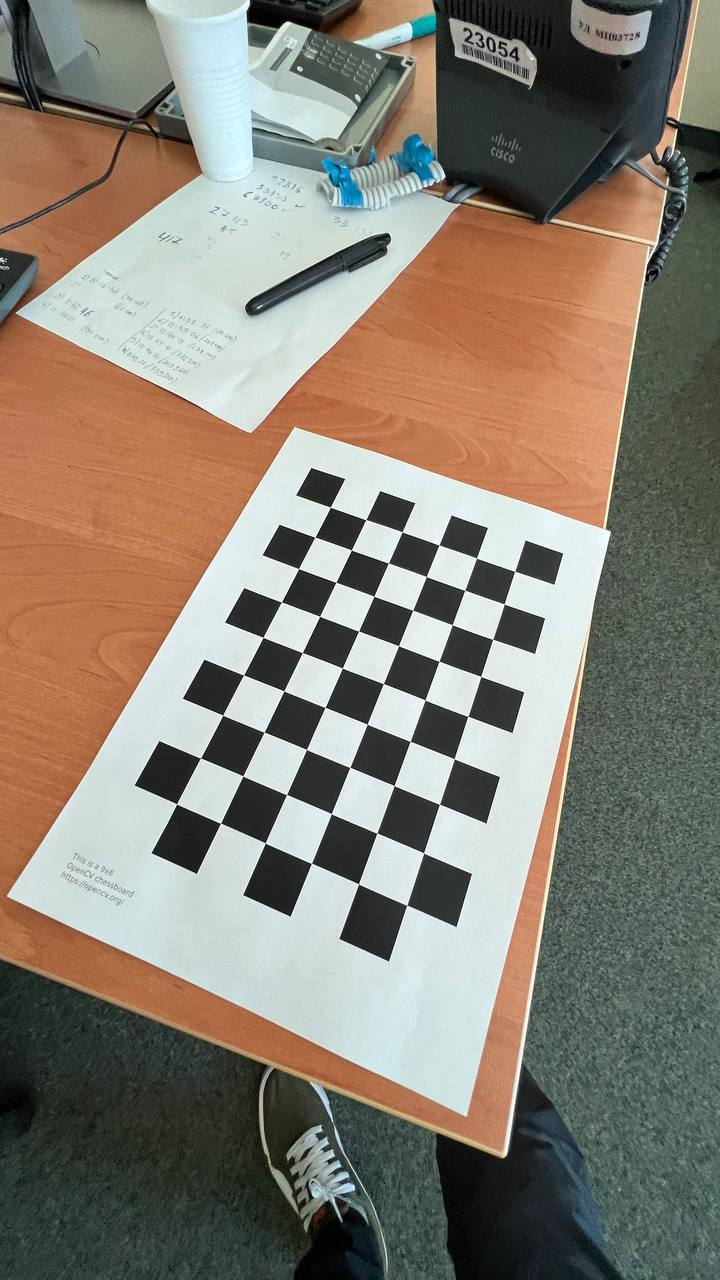
#> input picture chessboard_exmpl/dataset/photo_2022-06-07_13-09-12.jpg, 720 x 1280 px; its folder holds only this picture in this run
$ python chessboard_undistort.py
#> lines starting #> are read from the running program, lines starting #| are printed output that depends on the picture; after the words box and inside, x2 and y2 are one past the last pixel; in counts of white or black regions, pixels touching at a corner belong together
import numpy as np
import cv2
import glob

CHECKERBOARD = (6, 9)

# termination criteria
criteria = (cv2.TERM_CRITERIA_EPS + cv2.TERM_CRITERIA_MAX_ITER, 30, 0.001)

# prepare object points, like (0,0,0), (1,0,0), (2,0,0) ....,(6,5,0)
objp = np.zeros((1, CHECKERBOARD[0] * CHECKERBOARD[1], 3), np.float32)
objp[0, :, :2] = np.mgrid[0:CHECKERBOARD[0], 0:CHECKERBOARD[1]].T.reshape(-1, 2)
prev_img_shape = None

# Arrays to store object points and image points from all the images.
objpoints = []  # 3d point in real world space
imgpoints = []  # 2d points in image plane.
images = glob.glob('./chessboard_exmpl/dataset/*.jpg')

for fname in images:
    img = cv2.imread(fname)
#> img is the input picture: shape (1280, 720, 3); mean B, G, R 114.4, 127, 135
    gray = cv2.cvtColor(img, cv2.COLOR_BGR2GRAY)
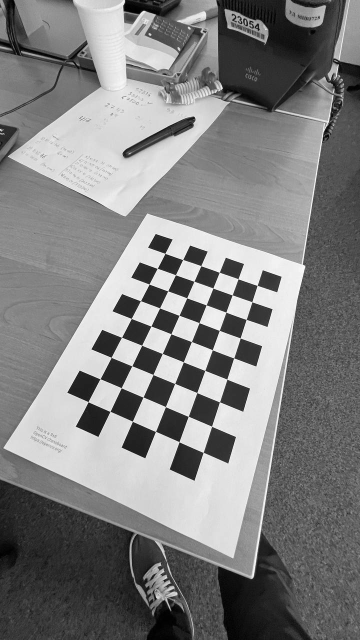
#> gray: shape (1280, 720) (shown at 1/2 size); min 0, max 255, mean 128
    # Find the chess board corners
    # If desired number of corners are found in the image then ret = true
    ret, corners = cv2.findChessboardCorners(gray, CHECKERBOARD,
                                             cv2.CALIB_CB_ADAPTIVE_THRESH + cv2.CALIB_CB_FAST_CHECK + cv2.CALIB_CB_NORMALIZE_IMAGE)
#> ret = True; corners = 54 rows, first 8: [330.3, 507.4], [365.8, 519.6], [402.2, 532], [438.8, 544.9], [476.5, 557.9], [514.7, 571.3], [315, 537.3], [351.5, 550]

    if ret:
        objpoints.append(objp)
        # refining pixel coordinates for given 2d points.
        corners2 = cv2.cornerSubPix(gray, corners, (11, 11), (-1, -1), criteria)
#> corners2 = 54 rows, first 8: [330.4, 507.2], [365.8, 519.6], [402.2, 531.8], [438.9, 545.1], [476.5, 558], [514.7, 571.3], [314.8, 537.2], [351.4, 550]

        imgpoints.append(corners2)

        # Draw and display the corners
        img = cv2.drawChessboardCorners(img, CHECKERBOARD, corners2, ret)
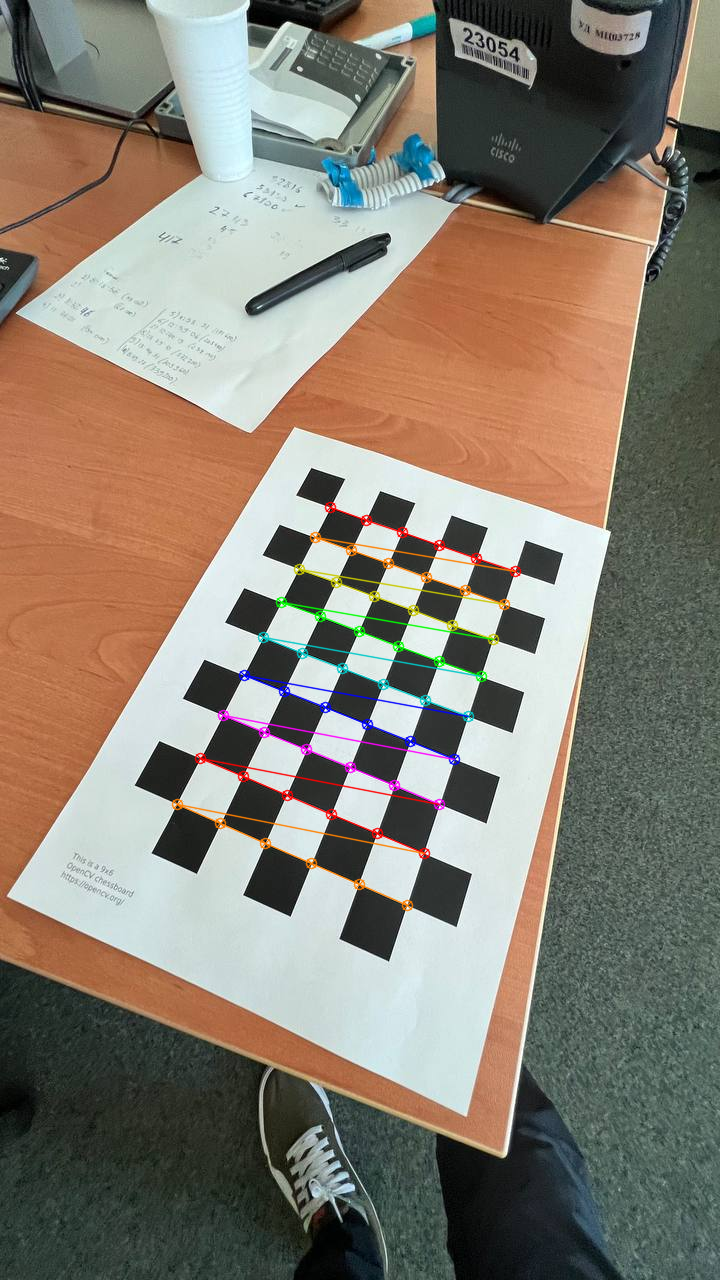
#> img: shape (1280, 720, 3); 1.66% of pixels changed, all inside (x1, y1, x2, y2) = (171, 501, 522, 912)

        h, w = img.shape[:2]

        ret, mtx, dist, rvecs, tvecs = cv2.calibrateCamera(objpoints, imgpoints, gray.shape[::-1], None, None)
#> ret = 0.145; mtx = [[482.9, 0, 359.7], [0, 487.7, 663.8], [0, 0, 1]]; dist = [[0.0515, -0.342, -0.000513, -0.000806, 0.7]]; rvecs = ([-0.376, 0.0505, 0.38],); tvecs = ([-0.769, -4.05, 12.67],)
        newcameramtx, roi = cv2.getOptimalNewCameraMatrix(mtx, dist, (w, h), 1, (w, h))
#> newcameramtx = [[499, 0, 359.2], [0, 1259, 639.7], [0, 0, 1]]; roi = (317, 447, 84, 442)
        dst = cv2.undistort(img, mtx, dist, None, newcameramtx)
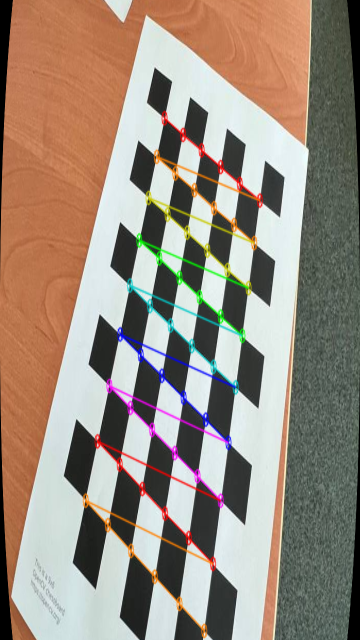
#> dst: shape (1280, 720, 3) (shown at 1/2 size); mean B, G, R 126.5, 139.7, 153.3


    else:
        print(f"Did not recog on img {fname.split('/')[-1]}")
    cv2.namedWindow("orig", cv2.WINDOW_NORMAL)
    cv2.namedWindow("dist", cv2.WINDOW_NORMAL)
    cv2.imshow('orig', img)
    if ret:
        x, y, w, h = roi
#> x = 317; y = 447; w = 84; h = 442
        dst = dst[y:y + h, x:x + w]
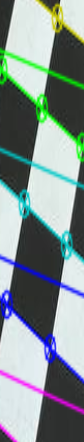
#> dst: shape (442, 84, 3); mean B, G, R 144.9, 145.9, 131.4
        cv2.imshow('dist', dst)

    cv2.waitKey(0)

cv2.destroyAllWindows()

$ run again, on chessboard_exmpl/dataset/photo_2022-06-07_13-09-18.jpg
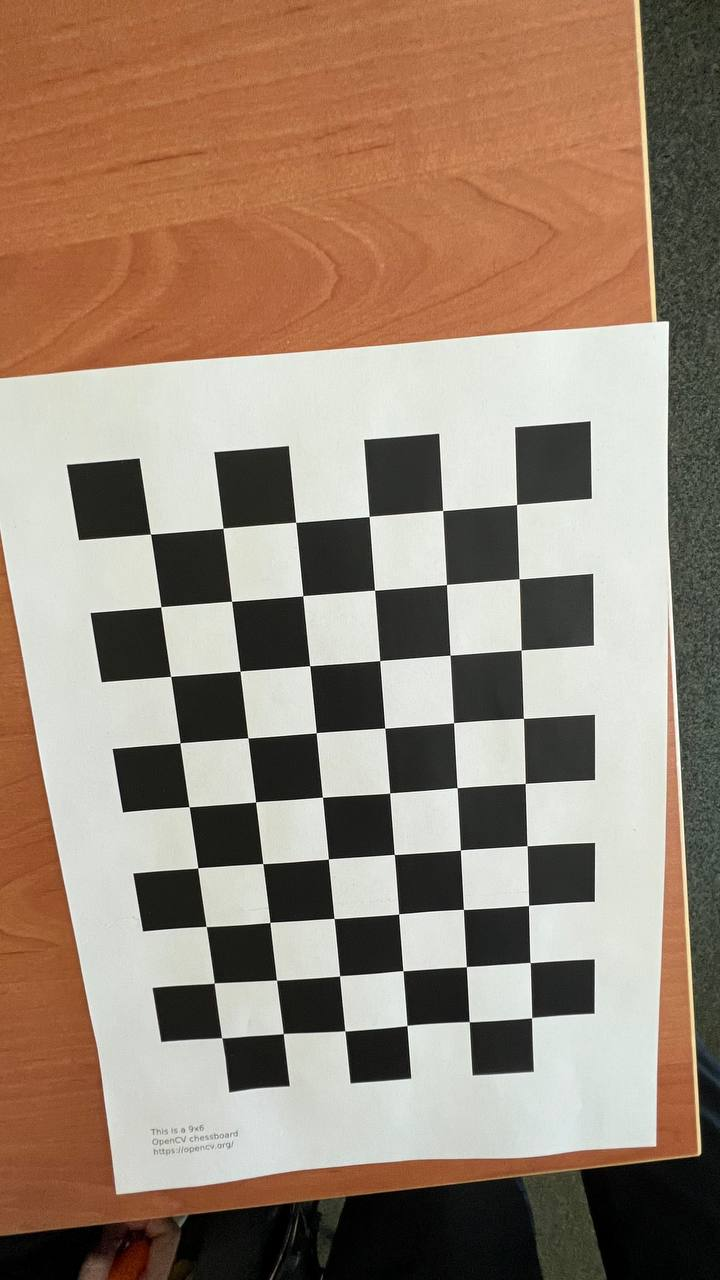
#> input picture chessboard_exmpl/dataset/photo_2022-06-07_13-09-18.jpg, 720 x 1280 px
#> img is the input picture: shape (1280, 720, 3); mean B, G, R 116.3, 133, 153.2
#> `ret, corners = cv2.findChessboardCorners(gray, CHECKERBOARD, cv2.CALIB..`: ret = True; corners = 54 rows, first 8: [150.5, 534.1], [223.1, 528], [295.6, 522.2], [369, 516.6], [442.7, 510.6], [516.6, 504.6], [161, 606.9], [231.5, 601.3]
#> corners2 = 54 rows, first 8: [150.5, 534.1], [223, 528.3], [295.7, 522.3], [369.2, 516.4], [442.6, 510.5], [516.6, 504.5], [160.8, 606.8], [231.6, 601.3]
#> `img = cv2.drawChessboardCorners(img, CHECKERBOARD, corners2, ret)`:
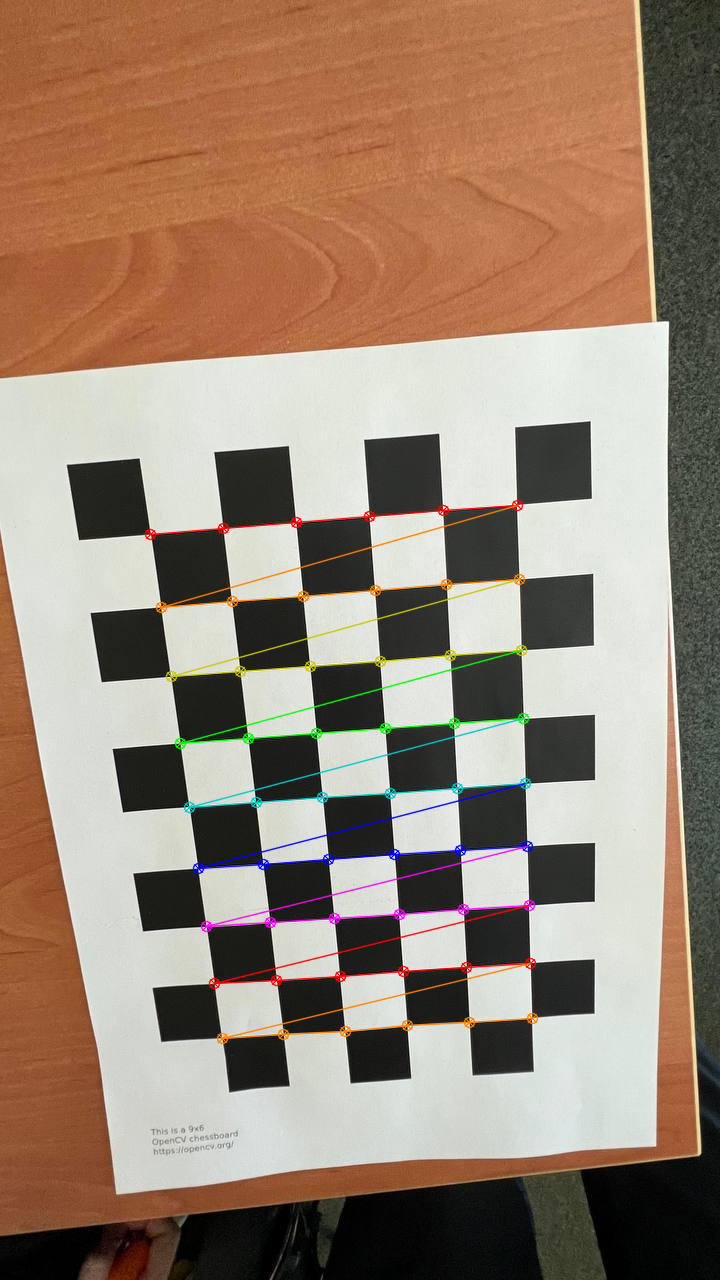
#> img: shape (1280, 720, 3); 2.32% of pixels changed, all inside (x1, y1, x2, y2) = (144, 499, 539, 1045)
#> `ret, mtx, dist, rvecs, tvecs = cv2.calibrateCamera(objpoints, imgpoint..`: ret = 0.328; mtx = [[1131.2, 0, 355.4], [0, 1168.2, 708.8], [0, 0, 1]]; dist = [[0.0436, -0.925, 0.000657, -0.000172, 4.04]]; rvecs = ([0.36, 0.0255, -0.0776],); tvecs = ([-2.8, -2.32, 15.48],)
#> newcameramtx = [[1129.9, 0, 355.3], [0, 1211.8, 694.5], [0, 0, 1]]; roi = (44, 52, 629, 1207)
#> `x, y, w, h = roi`: x = 44; y = 52; w = 629; h = 1207
#> `dst = dst[y:y + h, x:x + w]`:
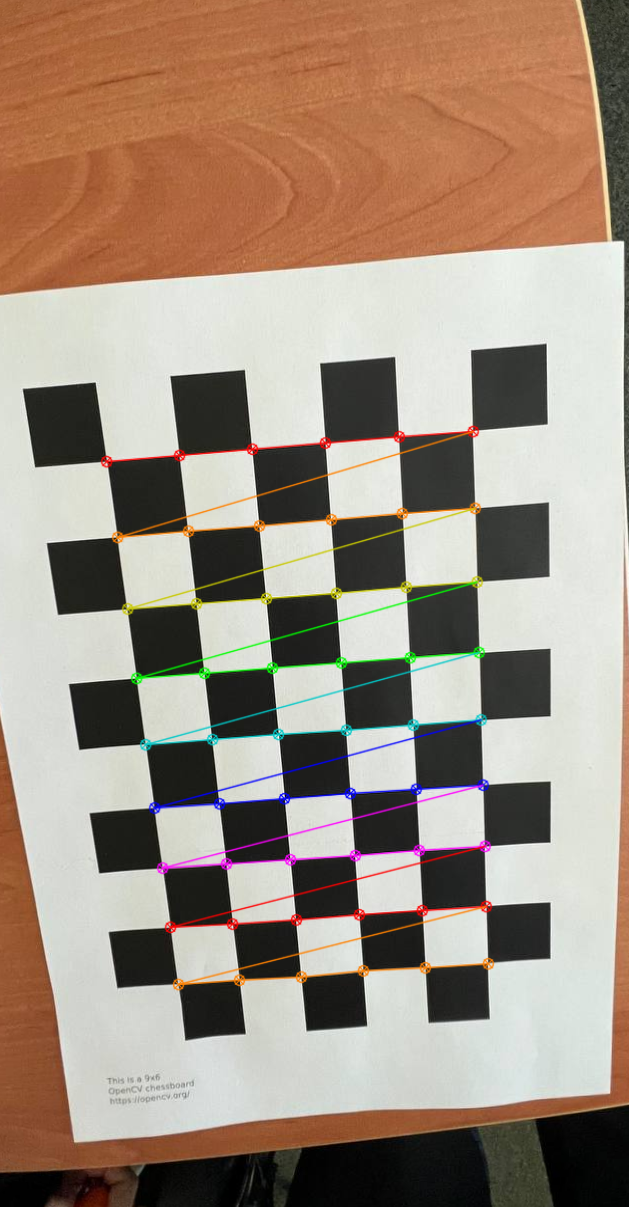
#> dst: shape (1207, 629, 3); mean B, G, R 127.7, 142.6, 159.7

$ run again, on chessboard_exmpl/dataset/photo_2022-06-07_13-09-19.jpg
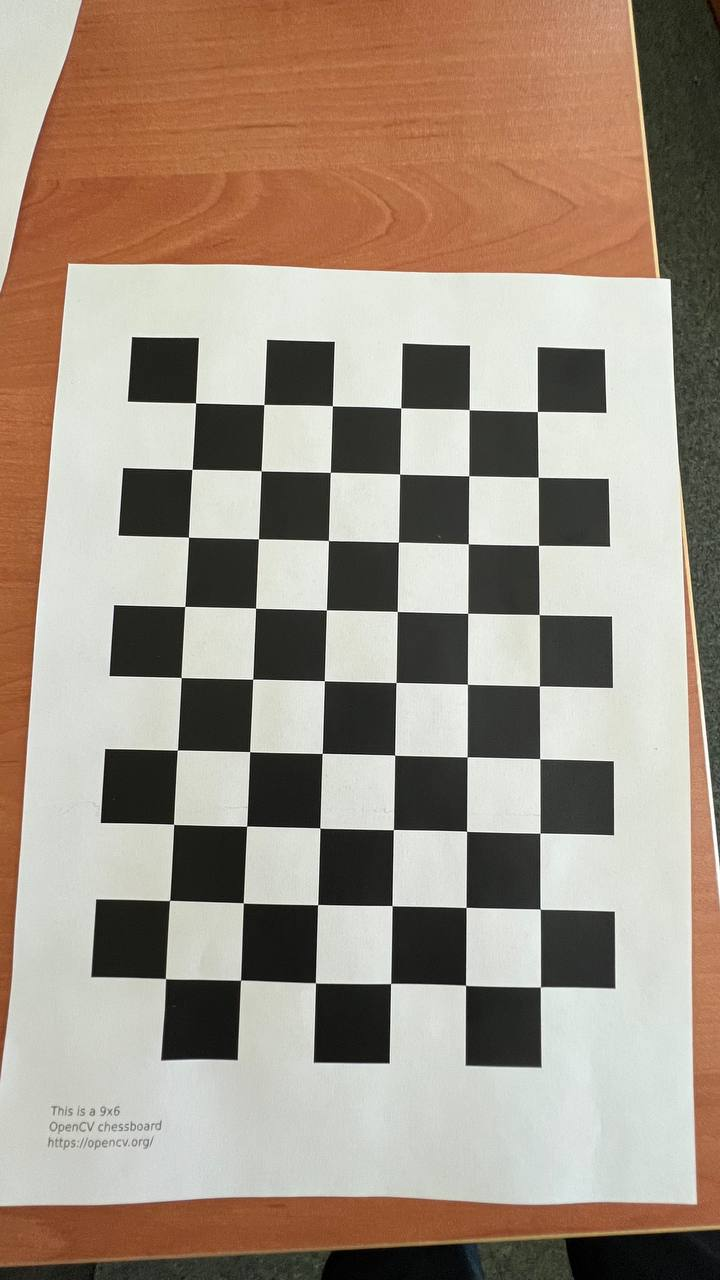
#> input picture chessboard_exmpl/dataset/photo_2022-06-07_13-09-19.jpg, 720 x 1280 px
#> img is the input picture: shape (1280, 720, 3); mean B, G, R 131.3, 145.8, 160.9
#> `ret, corners = cv2.findChessboardCorners(gray, CHECKERBOARD, cv2.CALIB..`: ret = True; corners = 54 rows, first 8: [195.6, 403], [263.9, 404.6], [332.5, 405.9], [400.9, 408.1], [469, 409.8], [537.3, 411.5], [192, 469.4], [261.2, 470.9]
#> corners2 = 54 rows, first 8: [195.5, 402.9], [263.9, 404.5], [332.3, 405.7], [400.8, 407.9], [469.1, 409.7], [537.4, 411.5], [192.1, 469.4], [261.2, 470.7]
#> `img = cv2.drawChessboardCorners(img, CHECKERBOARD, corners2, ret)`:
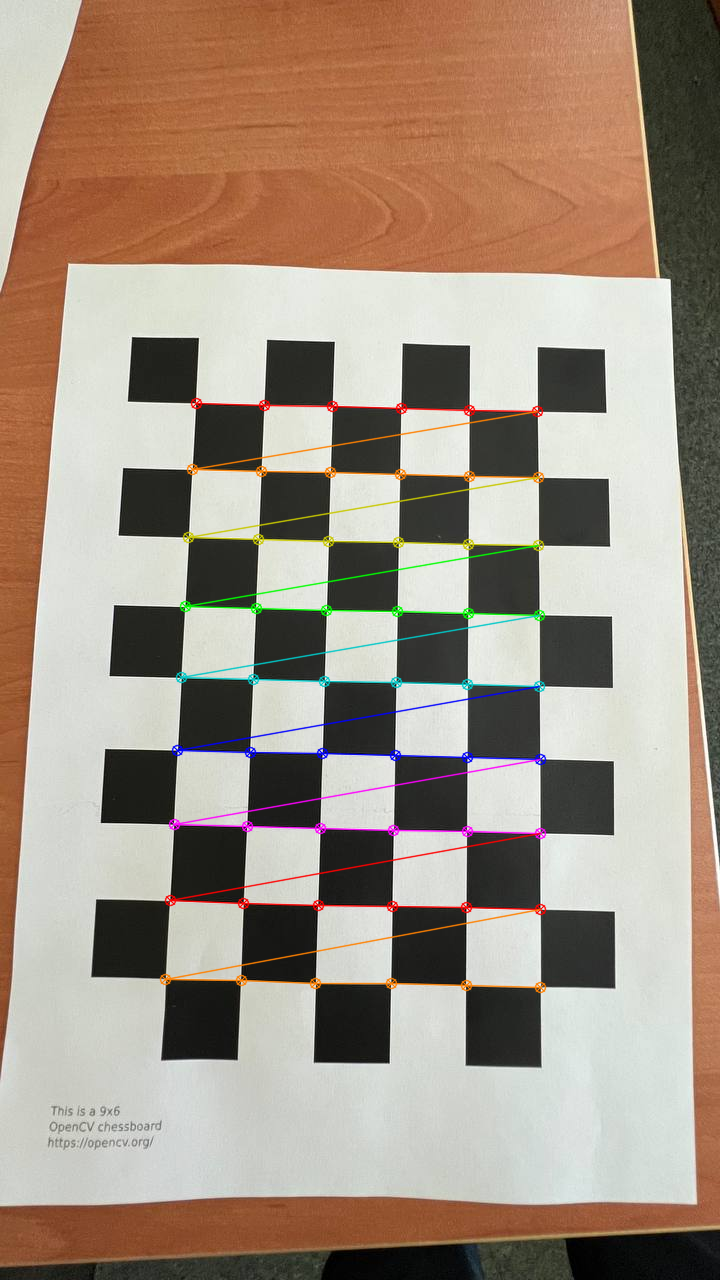
#> img: shape (1280, 720, 3); 2.46% of pixels changed, all inside (x1, y1, x2, y2) = (159, 397, 547, 994)
#> `ret, mtx, dist, rvecs, tvecs = cv2.calibrateCamera(objpoints, imgpoint..`: ret = 0.23; mtx = [[285, 0, 361.7], [0, 286, 674.4], [0, 0, 1]]; dist = [[0.00825, -0.00962, 0.000129, -4.74e-05, 0.00291]]; rvecs = ([-0.0459, -0.00106, 0.0234],); tvecs = ([-2.43, -3.95, 4.17],)
#> newcameramtx = [[285.2, 0, 361.6], [0, 317.6, 648.8], [0, 0, 1]]; roi = (134, 176, 456, 1011)
#> `x, y, w, h = roi`: x = 134; y = 176; w = 456; h = 1011
#> `dst = dst[y:y + h, x:x + w]`:
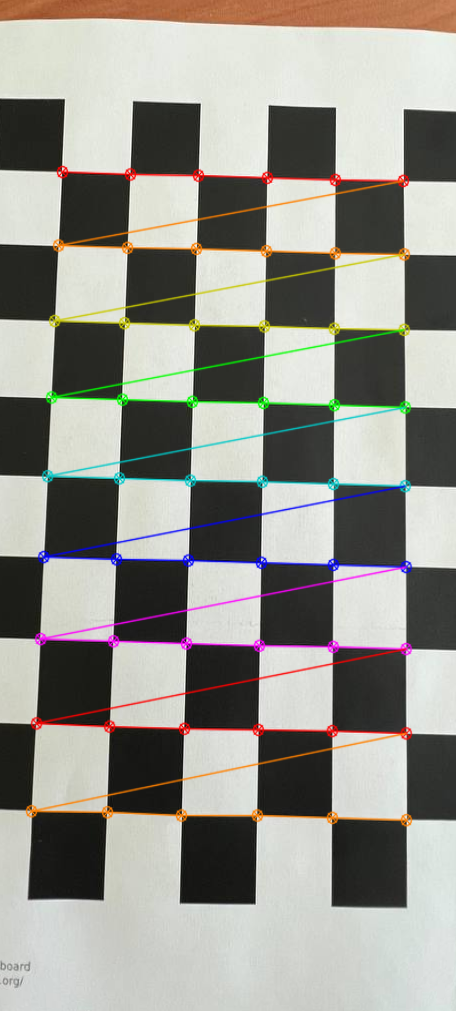
#> dst: shape (1011, 456, 3); mean B, G, R 140.8, 147.9, 149.2
